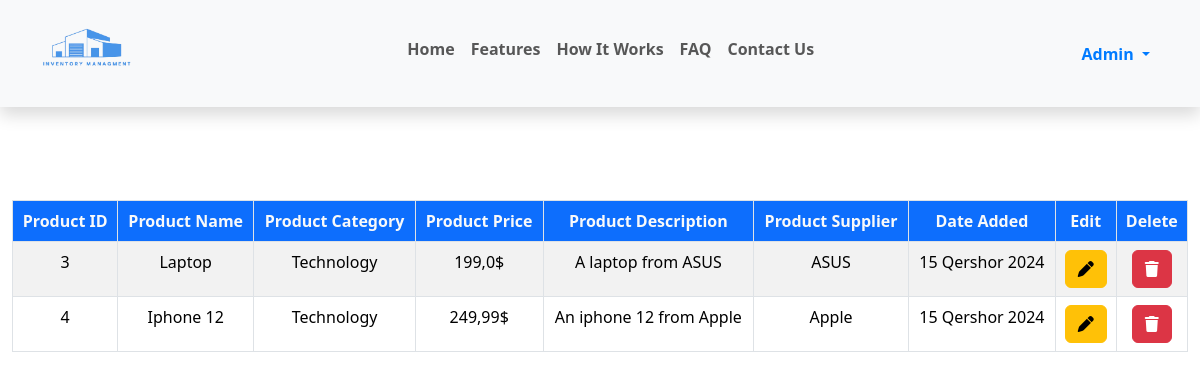
The page /products/ (signed in) on the database its author committed.
### App/models.py (models this page shows, shortened)
class Product(models.Model):
    name = models.CharField(max_length=400, verbose_name=_("Name"))
    category = models.CharField(max_length=400, verbose_name=_("Category"))
    price = models.FloatField(verbose_name=_("Price"))
    description = models.TextField(verbose_name=_("Description"))
    supplier = models.CharField(max_length=400, verbose_name=_("Supplier"))
    date_added = models.DateField(auto_now_add=True, verbose_name=_("Date Added"))
    user = models.ForeignKey(User, on_delete=models.CASCADE, verbose_name=_("User"))
    class Meta:
        verbose_name_plural = _("Products")

### App/views.py (the view)
    def _wrapped_view(request, *args, **kwargs):
        expired_session_message = 'The session has expired. Please login again to continue.'
        if expired_session_message in [msg.message for msg in messages.get_messages(request)]:
            messages.info(request, expired_session_message)
            return redirect("login")
        if not request.user.is_authenticated:
            messages.error(request, "You need to login first!")
            return redirect("login")
        return view_func(request, *args, **kwargs)

### App/views.py (called while the page is built)
def redirect_if_not_authenticated(view_func):
    def _wrapped_view(request, *args, **kwargs):
        expired_session_message = 'The session has expired. Please login again to continue.'
        if expired_session_message in [msg.message for msg in messages.get_messages(request)]:
            messages.info(request, expired_session_message)
            return redirect("login")
        if not request.user.is_authenticated:
            messages.error(request, "You need to login first!")
            return redirect("login")
        return view_func(request, *args, **kwargs)
    return _wrapped_view

@redirect_if_not_authenticated
def products(request):
    products = Product.objects.filter(user=request.user)
    context = {"products": products}
    return render(request, "product/products.html", context)

### App/templates/product/products.html (shortened to what this page needs)
{% extends "base.html" %}
{% block content %}
    {% include 'nav.html' %}
    <div class="container-fluid products" style="margin-top: 100px;">
        <div class="row">
            <div class="col-lg-12">
                <div class="table-responsive pt-lg-0" style="margin-top: 100px !important;">
                    <table class="table table-bordered table-striped nowrap" id="example">
                        <thead>
                            <tr>
                                <th scope="col" class="bg-primary text-light text-center filter">Product ID</th>
                                <th scope="col" class="bg-primary text-light text-center filter">Product Name</th>
                                <th scope="col" class="bg-primary text-light text-center filter">Product Category</th>
                                <th scope="col" class="bg-primary text-light text-center filter">Product Price</th>
                                <th scope="col" class="bg-primary text-light text-center filter">Product Description</th>
                                <th scope="col" class="bg-primary text-light text-center filter">Product Supplier</th>
                                <th scope="col" class="bg-primary text-light text-center filter">Date Added</th>
                                <th scope="col" class="bg-primary text-light text-center filter">Edit</th>
                                <th scope="col" class="bg-primary text-light text-center filter">Delete</th>
                            </tr>
                        </thead>
                        <tbody>
                            {% for product in products %}
                                <tr>
                                    <td class="text-center">{{ product.id }}</td>
                                    <td class="text-center">{{ product.name }}</td>
                                    <td class="text-center">{{ product.category }}</td>
                                    <td class="text-center">{{ product.price }}$</td>
                                    <td class="text-center">{{ product.description }}</td>
                                    <td class="text-center">{{ product.supplier }}</td>
                                    <td class="text-center">{{ product.date_added }}</td>
                                    <td class="text-center">
                                        <a href="{% url 'edit_product' product.id %}" class="btn btn-warning">
                                            <i class="fas fa-pen"></i>
                                        </a>
                                    </td>
                                    <td class="text-center">
                                        <a href="#" class="btn btn-danger" title="DELETE" data-bs-toggle="modal" data-bs-target="#exampleModal{{ product.pk }}">
                                            <i class="fas fa-trash"></i>
                                        </a>
                                    </td>
                                </tr>
                            {% endfor %}
                        </tbody>
                    </table>
                </div>
            </div>
        </div>
    </div>
{% endblock content %}

### App/templates/base.html (shortened to what this page needs)
{% load static %}
<!DOCTYPE html>
<html lang="en">
<head>
    <link href="https://cdn.jsdelivr.net/npm/bootstrap@5.3.3/dist/css/bootstrap.min.css" rel="stylesheet">
    <link rel="stylesheet" href="{% static 'css/styles.css' %}">
    <link href="https://cdn.datatables.net/v/bs5/jq-3.7.0/jszip-3.10.1/dt-1.13.6/b-2.4.2/b-html5-2.4.2/b-print-2.4.2/r-2.4.1/datatables.min.css" rel="stylesheet">
    <link rel="stylesheet" href="https://cdn.datatables.net/buttons/3.0.2/css/buttons.dataTables.css">
    <link rel="stylesheet" href="//cdn.jsdelivr.net/npm/alertifyjs@1.13.1/build/css/alertify.min.css"/>
    <link rel="stylesheet" href="//cdn.jsdelivr.net/npm/alertifyjs@1.13.1/build/css/themes/default.min.css"/>
    <link href="https://unpkg.com/aos@2.3.1/dist/aos.css" rel="stylesheet">
</head>
<body data-bs-spy="scroll" data-bs-target="#nav-scroll">
    {% block content %}
    {% endblock content %}
</body>
</html>

### App/templates/nav.html (shortened to what this page needs)
{% load static %}
<nav class="navbar navbar-expand-lg navbar-light bg-light shadow fixed-top p-3" id="nav-scroll">
  <div class="container">
      <a href="{% url 'home' %}" class="navbar-brand fw-bolder">
        <img src="{% static 'img/inventory-logo.png' %}" alt="" class="img-fluid logo">
      </a>
    <div class="collapse navbar-collapse pt-3 pt-lg-0 fw-bold" id="navbar">
      <ul class="navbar-nav me-auto mb-2 mb-lg-0 mx-auto">
        <li class="nav-item">
          <a class="nav-link link d-inline-block
          {% if request.path == '/' %} active {% endif %}"
          href="/#home">Home</a>
        </li>
        <li class="nav-item">
          <a class="nav-link link d-inline-block" href="/#features">Features</a>
        </li>
        <li class="nav-item">
          <a class="nav-link link d-inline-block" href="/#how-it-works">How It Works</a>
        </li>
        <li class="nav-item">
          <a class="nav-link link d-inline-block" href="/#faq">FAQ</a>
        </li>
        <li class="nav-item">
          <a class="nav-link link d-inline-block" href="/#contact">Contact Us</a>
        </li>
      </ul>
      <ul class="navbar-nav mb-2 mb-lg-0">
        {% if request.user.is_authenticated %}
            <li class="nav-item dropdown">
              <a href="#" class="nav-link dropdown-toggle
              {% if request.path == '/account/' or request.path == '/account/change/password/' or request.path == '/delete/account/' or request.path == '/products/' or request.path == '/add-product/' or request.path == '/products/dashboard/' or request.path == '/add-category/' or request.path == '/stocks/' or request.path == '/add-stock/' or request.path == '/stocks/dashboard/' %}
                active
              {% endif %}"
              href="#" role="button" aria-expanded="false">
                {{ request.user | title }}
              </a>
            </li>
        {% endif %}
      </ul>
    </div>
  </div>
</nav>

### App/static/css/styles.css (style rules this page uses)
.link { position: relative; overflow: hidden; }
.link::after { content: ""; display: block; height: 3px; width: 100%; background-color: #007bff; transform: scale(0); transform-origin: left; transition: transform 0.5s ease; }
.logo { width: 90px; }
.active { color: #007bff !important; }

### rows shown on the page
Product: id "3", name "Laptop", category "Technology", price "199,0", description "A laptop from ASUS", supplier "ASUS", date_added "15 Qershor 2024"
Product: id "4", name "Iphone 12", category "Technology", price "249,99", description "An iphone 12 from Apple", supplier "Apple", date_added "15 Qershor 2024"

### other values the page prints
{{ request.user | title }} "Admin"
